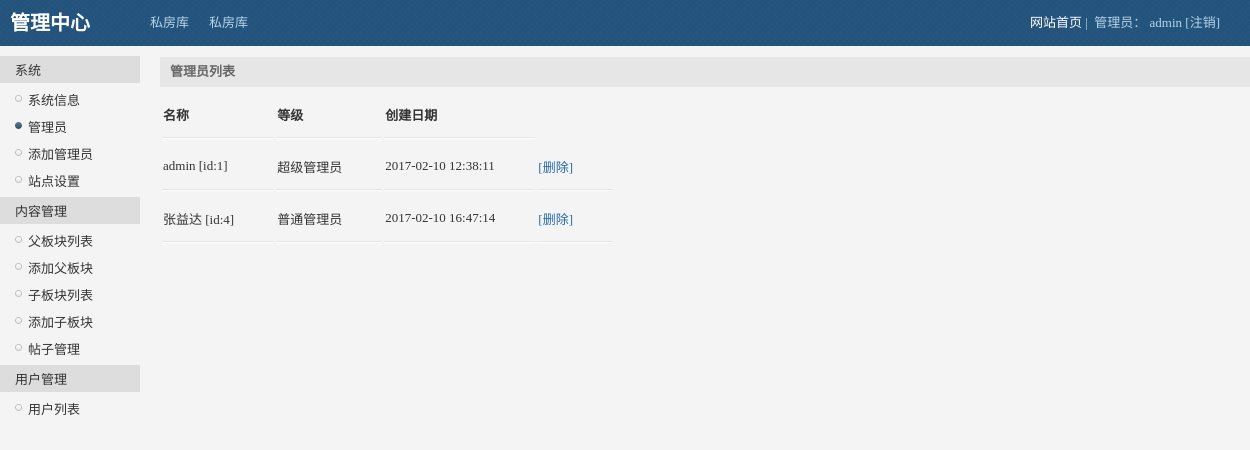
/admin/manage.php, run on the app's committed database.
### tables this page shows
CREATE TABLE IF NOT EXISTS `sfk_manage` (
  `id` int(10) unsigned NOT NULL AUTO_INCREMENT,
  `name` varchar(32) NOT NULL,
  `pw` varchar(32) NOT NULL,
  `create_time` datetime NOT NULL,
  `level` tinyint(4) NOT NULL DEFAULT '1',
  PRIMARY KEY (`id`)
);

### inc/mysql.inc.php (called while the page is built, shortened)
<?php
function execute($link,$query){
    $result=mysqli_query($link,$query);
    return $result;
}
?>

### admin/manage.php (the view, shortened to what this page needs)
<?php
include "../inc/mysql.inc.php";
$link=connect();
?>
<?php include "inc/header.inc.php"?>
<div id="main">
    <div class="title">管理员列表</div>
    <form method="post">
        <table class="list">
            <tr>
                <th>名称</th>
                <th>等级</th>
                <th>创建日期</th>
            </tr>
            <?php
            $query="select * from sfk_manage";
            $result=execute($link,$query);
            while ($data=mysqli_fetch_assoc($result)){
                if ($data['level']==0){
                    $data['level']='超级管理员';
                }else{
                    $data['level']='普通管理员';
                }
                $url=urlencode("manage_delete.php?id={$data['id']}");
                $return_url=urlencode($_SERVER['REQUEST_URI']);
                $message="你真的要删除管理员{$data['name']}吗？";
                $delete_url="confirm.php?url={$url}&return_url={$return_url}&message={$message}";
                $html=<<<TR
        <tr>
        <td>{$data['name']} [id:{$data['id']}]</td>
        <td>{$data['level']}</td>
        <td>{$data['create_time']}</td>
        <td><a href="{$delete_url}">[删除]</a></td>
        </tr>
TR;
                echo $html;
            }
            ?>
        </table>
    </form>
</div>
<?php include "inc/footer.inc.php"?>

### admin/style/public.css (style rules this page uses)
body,div,ul,ol,li,dl,dt,dd,h1,h2,h3,h4,h5,h6,form,input,textarea,p { margin:0px; padding:0px; font-size:13px; font-family:Tahoma; }
a { text-decoration:none; }
body { background:#f4f4f4; color:#333; }
#main { width:90%; margin:57px 0 0 160px; }
#main .title { width:100%; height:30px; line-height:30px; text-indent:10px; background:#e6e6e6; color:#666; font-weight:bold; }
#main a { color:#266aae; }
table.list tr { height:50px; background:url(hr.png) 0px bottom repeat-x; }
table.list tr th { padding-right:40px; text-align:left; }
table.list tr td { padding-right:40px; text-align:left; }

### data on the page
sfk_manage: name "admin", id "1", level "超级管理员", create_time "2017-02-10 12:38:11"
sfk_manage: name "张益达", id "4", level "普通管理员", create_time "2017-02-10 16:47:14"
